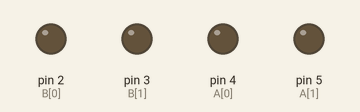
The sketch below on a simulated Arduino Uno, built with avr-gcc and run on an emulated ATmega328P. Parts: output pins drawn as LEDs (lit = HIGH).

Above: at 0.5 s.
At 2.5 s:
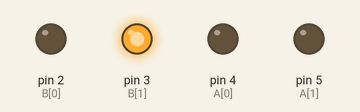
At 4.5 s:
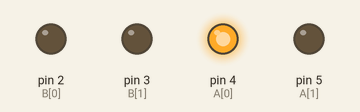
At 8.5 s:
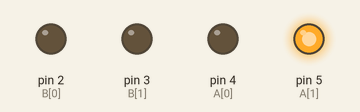
At 12.5 s:
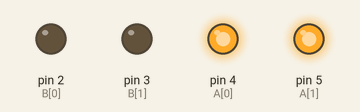
At 16.0 s:
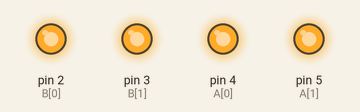
Timing chart, 0 to 19.6 s (numbered marks = the images above):
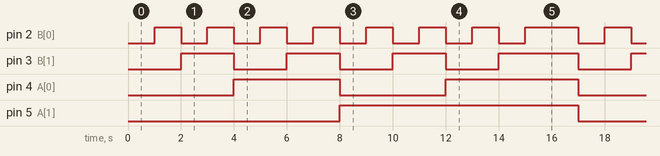

The sketch:

2-bit_full_adder.ino
```cpp
/*
  Created by: Jaeyoon Lee
  Created on: Jan 2022

  2-bit Full Adder

  Turn on the LEDs by converting from 0 to 2^(number of inputs)
  	into binary every second.
*/

const int len = 2; // number of input A & B
int A[len] = {4,5}; // input A pins
int B[len] = {2,3}; // input B pins
int N_INPUTS = 2*len;

void setup()
{
  for (int i = 0; i < len; i++)
  {
    pinMode(A[i], OUTPUT);
    pinMode(B[i], OUTPUT);
  }
}

void loop()
{
  for (int i = 0; i < pow(2, N_INPUTS); i++)
  {
    bool bool_inputs[N_INPUTS];
    for (int j = 0; j < N_INPUTS; j++)
    {
      bool_inputs[j] = ((i >> j) & 1) == 1;
    }

    for (int idx = 0; idx < len; idx++)
    {
      digitalWrite(B[idx], bool_inputs[idx]);
      digitalWrite(A[idx], bool_inputs[idx+len]);
    }
    delay(1000);
  }
  delay(1000);
}
```

Measured:
- by itself, pin 2 (B[0]): repeats every 17.0 s: 6 × (LOW 1.0 s, HIGH 1.0 s), LOW 1.0 s, HIGH 2.0 s, LOW 1.0 s, HIGH 1.0 s
- by itself, pin 3 (B[1]): repeats every 17.0 s: 2 × (LOW 2.0 s, HIGH 2.0 s), LOW 2.0 s, HIGH 3.0 s, LOW 2.0 s, HIGH 2.0 s
- by itself, pin 4 (A[0]): LOW → HIGH at 4.0 s, → LOW 4.0 s later, → HIGH 4.0 s later, → LOW 5.0 s later, … (9 changes in this stretch)
- by itself, pin 5 (A[1]): alternates HIGH for 9.0 s and LOW for 8.0 s
